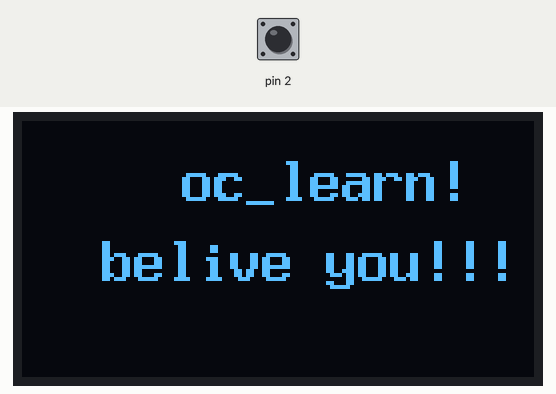
A sketch run on a simulated Arduino Uno, built with avr-gcc and run on an emulated ATmega328P. Parts: 128×64 one-colour display. The test bench sets the inputs (shaded band); at power-on: pin 2 HIGH. What the sketch prints to the serial monitor is not drawn.

Above: at 1.2 s.
1.3 s: pin 2 pulled LOW for 0.15 s
2.9 s: pin 2 pulled LOW for 3.2 s
7.6 s: pin 2 driven LOW
10.6 s: pin 2 driven HIGH
13.6 s: pin 2 pulsed LOW 2 times (0.12 s each, 0.3 s apart)
Timing chart, 0 to 16.6 s (numbered marks = the images above; inputs shaded):
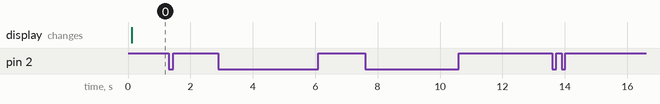

Measured:
- after the input at 1.3 s, every drawn part: stays the same
- after the input at 2.9 s, every drawn part: stays the same
- after the input at 7.6 s, every drawn part: stays the same
- after the input at 10.6 s, every drawn part: stays the same
- after the input at 13.6 s, every drawn part: stays the same

The sketch:

IIC_OLED.ino
```cpp
#include <TimerOne.h>

#include "key.h"
#include <U8g2lib.h>
#include <U8x8lib.h>

#include <Wire.h>


/*
* SCL 20
* SDA 21
*/
U8G2_SSD1306_128X64_NONAME_F_HW_I2C u8g2(U8G2_R0,U8X8_PIN_NONE);
void setup(){
  Serial.begin(9600);
  u8g2.begin();//初始化演示器
  Timer1.initialize(5000); // set a timer of length 100000 microseconds (or 0.1 sec - or 10Hz => the led will blink 5 times, 5 cycles of on-and-off, per second)
  Timer1.attachInterrupt(timerIsr); // attach the service routine here
  // put your setup code here, to run once:
   MX_GPIO_key_Init();
}

void loop() {
  Serial.println("sssssssssssssssssssssssss");
  u8g2.clearBuffer();                //清除内部缓冲区
  u8g2.setFont(u8g2_font_8x13B_mr);//设置字体集
  u8g2.drawStr(40,20,"oc_learn! ");
  u8g2.drawStr(20,40,"belive you!!!");
  u8g2.sendBuffer();                 //绘制缓冲区的内容
  // put your main code here, to run repeatedly:
  delay(100);
}

void timerIsr()
{
  /*调试*/
//  Serial.println("aaaaaaaaaaaaaaaaaaaaaaaaaaaaaaaaaaaaaaaaaaaa");
  button_ticks();
}
```
